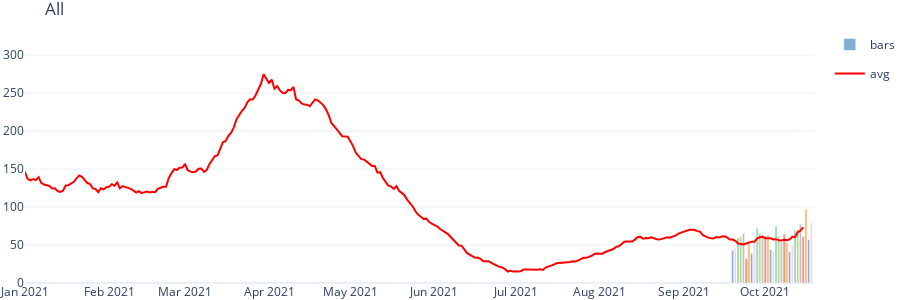
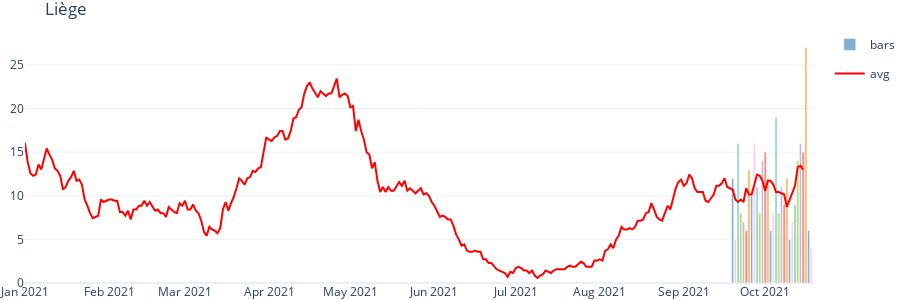
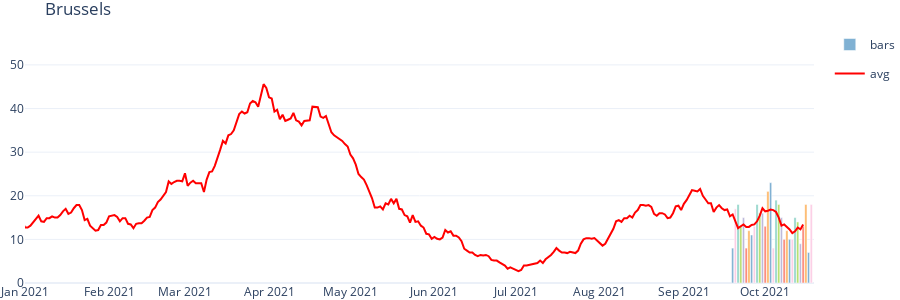
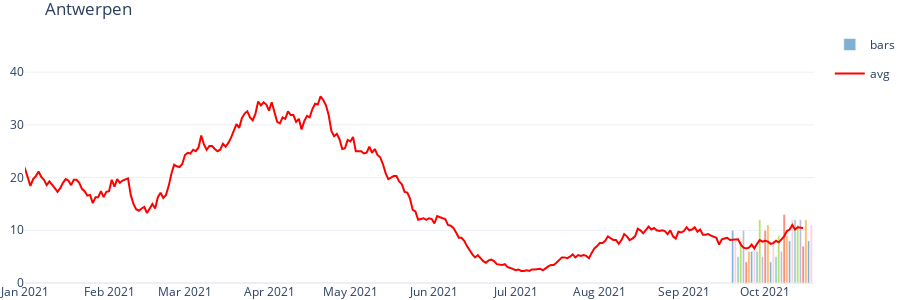

The code cell stored with these charts, in order, in its notebook:
### Markdown cell above
# New hospitalizations in each province

### Code cell
def hospi_prov(prov=None):
    df_hospi = df_prov_tot

    if prov is not 'All':
        df_hospi = df_hospi[df_hospi['PROVINCE'] == prov]

    df = df_hospi.groupby(['DATE']).agg({'TOTAL_IN': 'sum', 'NEW_OUT': 'sum', 'NEW_IN': 'sum', 'TOTAL_IN_ICU': 'sum'})

    x2 = df.index
    y2 = df.NEW_IN

    df.index = pd.to_datetime(df.index)
    dw = df.index.dayofweek
    colors_map = {0: '#fccde5', 1: '#8dd3c7', 2: '#b3de69', 3: '#bebada', 4: '#fb8072', 5: '#fdb462', 6: '#80b1d3',
                  7: 'lightgrey'}
    colors = [colors_map[i] for i in dw]

    
    fig = go.Figure(data=[
        go.Bar(x=x2[-30:], y=y2[-30:], name="bars", 
               legendgroup='group2', showlegend=True, marker_color=colors),
        go.Scatter(x=x2, y=y2.rolling(7,center=True).mean(), 
                   showlegend=True, name=gettext('avg'),legendgroup='avg 7 days', marker_color="red")
    ])
    start = '2021-01-01' 
    fig.update_layout(yaxis_range=[0,max(y2[x2 >=start])])
    fig.update_layout(xaxis_range=[start, datetime.today().strftime('%Y-%m-%d')])
    fig.update_layout(template="plotly_white", height=300, margin=dict(l=0, r=0, t=30, b=0),title=prov)

    return fig


def hospi_new_in_per_provinces():
    prov = ['All','Liège', 'Brussels','Antwerpen','Namur', 'Luxembourg', 'Hainaut' , 'BrabantWallon', 'VlaamsBrabant', 'OostVlaanderen',
        'WestVlaanderen', 'Limburg',]
    n_cols = 2
    n_rows = math.ceil(1.0 * len(prov)/ n_cols)

    idx = 0
    for prov_name in prov:
            fig = hospi_prov(prov=prov_name)
            
            fig.show()



hospi_new_in_per_provinces()

### Figure 1 — Plotly figure (JSON) as saved in the notebook; plotly's stock layout.template omitted (floating-point values rounded to 4 significant figures; data arrays with more than 128 entries replaced by an {"elided": "..."} marker saying what was removed)
{"data": [{"legendgroup": "group2", "marker": {"color": {"elided": "583 str values"}}, "name": "bars", "showlegend": true, "type": "bar", "x": ["2021-09-19", "2021-09-20", "2021-09-21", "2021-09-22", "2021-09-23", "2021-09-24", "2021-09-25", "2021-09-26", "2021-09-27", "2021-09-28", "2021-09-29", "2021-09-30", "2021-10-01", "2021-10-02", "2021-10-03", "2021-10-04", "2021-10-05", "2021-10-06", "2021-10-07", "2021-10-08", "2021-10-09", "2021-10-10", "2021-10-11", "2021-10-12", "2021-10-13", "2021-10-14", "2021-10-15", "2021-10-16", "2021-10-17", "2021-10-18"], "y": [43, 46, 60, 61, 65, 32, 52, 39, 55, 72, 66, 64, 62, 63, 44, 42, 75, 62, 54, 64, 53, 41, 50, 70, 70, 78, 61, 97, 57, 80]}, {"legendgroup": "avg 7 days", "marker": {"color": "red"}, "name": "avg", "showlegend": true, "type": "scatter", "x": {"elided": "583 str values"}, "y": {"elided": "583 float values"}}], "layout": {"height": 300, "margin": {"b": 0, "l": 0, "r": 0, "t": 30}, "title": {"text": "All"}, "xaxis": {"range": ["2021-01-01", "2021-10-19"]}, "yaxis": {"range": [0, 333]}}}

### Figure 2 — Plotly figure (JSON) as saved in the notebook; plotly's stock layout.template omitted (floating-point values rounded to 4 significant figures; data arrays with more than 128 entries replaced by an {"elided": "..."} marker saying what was removed)
{"data": [{"legendgroup": "group2", "marker": {"color": {"elided": "583 str values"}}, "name": "bars", "showlegend": true, "type": "bar", "x": ["2021-09-19", "2021-09-20", "2021-09-21", "2021-09-22", "2021-09-23", "2021-09-24", "2021-09-25", "2021-09-26", "2021-09-27", "2021-09-28", "2021-09-29", "2021-09-30", "2021-10-01", "2021-10-02", "2021-10-03", "2021-10-04", "2021-10-05", "2021-10-06", "2021-10-07", "2021-10-08", "2021-10-09", "2021-10-10", "2021-10-11", "2021-10-12", "2021-10-13", "2021-10-14", "2021-10-15", "2021-10-16", "2021-10-17", "2021-10-18"], "y": [12, 5, 16, 8, 7, 6, 13, 10, 16, 11, 8, 14, 15, 12, 6, 8, 19, 8, 11, 9, 12, 5, 7, 9, 14, 16, 15, 27, 6, 4]}, {"legendgroup": "avg 7 days", "marker": {"color": "red"}, "name": "avg", "showlegend": true, "type": "scatter", "x": {"elided": "583 str values"}, "y": {"elided": "583 float values"}}], "layout": {"height": 300, "margin": {"b": 0, "l": 0, "r": 0, "t": 30}, "title": {"text": "Liège"}, "xaxis": {"range": ["2021-01-01", "2021-10-19"]}, "yaxis": {"range": [0, 29]}}}

### Figure 3 — Plotly figure (JSON) as saved in the notebook; plotly's stock layout.template omitted (floating-point values rounded to 4 significant figures; data arrays with more than 128 entries replaced by an {"elided": "..."} marker saying what was removed)
{"data": [{"legendgroup": "group2", "marker": {"color": {"elided": "583 str values"}}, "name": "bars", "showlegend": true, "type": "bar", "x": ["2021-09-19", "2021-09-20", "2021-09-21", "2021-09-22", "2021-09-23", "2021-09-24", "2021-09-25", "2021-09-26", "2021-09-27", "2021-09-28", "2021-09-29", "2021-09-30", "2021-10-01", "2021-10-02", "2021-10-03", "2021-10-04", "2021-10-05", "2021-10-06", "2021-10-07", "2021-10-08", "2021-10-09", "2021-10-10", "2021-10-11", "2021-10-12", "2021-10-13", "2021-10-14", "2021-10-15", "2021-10-16", "2021-10-17", "2021-10-18"], "y": [8, 17, 18, 13, 15, 8, 12, 11, 13, 18, 16, 16, 13, 21, 23, 8, 19, 18, 15, 10, 12, 10, 10, 15, 14, 9, 13, 18, 7, 18]}, {"legendgroup": "avg 7 days", "marker": {"color": "red"}, "name": "avg", "showlegend": true, "type": "scatter", "x": {"elided": "583 str values"}, "y": {"elided": "583 float values"}}], "layout": {"height": 300, "margin": {"b": 0, "l": 0, "r": 0, "t": 30}, "title": {"text": "Brussels"}, "xaxis": {"range": ["2021-01-01", "2021-10-19"]}, "yaxis": {"range": [0, 58]}}}

### Figure 4 — Plotly figure (JSON) as saved in the notebook; plotly's stock layout.template omitted (floating-point values rounded to 4 significant figures; data arrays with more than 128 entries replaced by an {"elided": "..."} marker saying what was removed)
{"data": [{"legendgroup": "group2", "marker": {"color": {"elided": "583 str values"}}, "name": "bars", "showlegend": true, "type": "bar", "x": ["2021-09-19", "2021-09-20", "2021-09-21", "2021-09-22", "2021-09-23", "2021-09-24", "2021-09-25", "2021-09-26", "2021-09-27", "2021-09-28", "2021-09-29", "2021-09-30", "2021-10-01", "2021-10-02", "2021-10-03", "2021-10-04", "2021-10-05", "2021-10-06", "2021-10-07", "2021-10-08", "2021-10-09", "2021-10-10", "2021-10-11", "2021-10-12", "2021-10-13", "2021-10-14", "2021-10-15", "2021-10-16", "2021-10-17", "2021-10-18"], "y": [10, 8, 5, 8, 10, 4, 6, 6, 7, 6, 12, 5, 10, 11, 4, 8, 5, 9, 6, 13, 9, 8, 12, 12, 11, 12, 7, 12, 8, 11]}, {"legendgroup": "avg 7 days", "marker": {"color": "red"}, "name": "avg", "showlegend": true, "type": "scatter", "x": {"elided": "583 str values"}, "y": {"elided": "583 float values"}}], "layout": {"height": 300, "margin": {"b": 0, "l": 0, "r": 0, "t": 30}, "title": {"text": "Antwerpen"}, "xaxis": {"range": ["2021-01-01", "2021-10-19"]}, "yaxis": {"range": [0, 48]}}}
